Frame 1 (no input): blank canvas, image omitted
Frame 60 (no input): blank canvas, image omitted
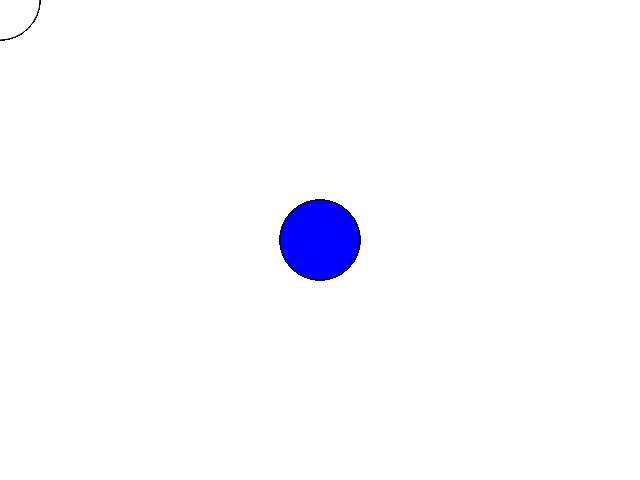
Frame 120 (the mouse pressed at the canvas centre since frame 60)

The p5.js sketch whose frames 1 and 60 were blank and that drew this single picture after the mouse press (run headless with seeded random() and noise() and a simulated clock; from frame 60 on, the mouse is pressed at the canvas centre):

// p5.js sketch
// ── sketch.js
//document.write("Hello");

function setup(){
	createCanvas(640, 480);
}

function draw(){
	if (mouseIsPressed) {
		fill(0, 0, 255);
	} else {

		fill(255);
	}
	ellipse(mouseX, mouseY, 80, 80);
}
// ── doolhof.html
<!doctype html>
<html lang="en">
<head>
	<title> D-OOLHOF</title>
	<script src="sketch.js"></script>
	<script src="https://cdnjs.cloudflare.com/ajax/libs/p5.js/0.6.0/p5.js"></script>
</head>

<body>
	<h1> DOOLHOF OVER 9001 </h1>
</body>

</html>
